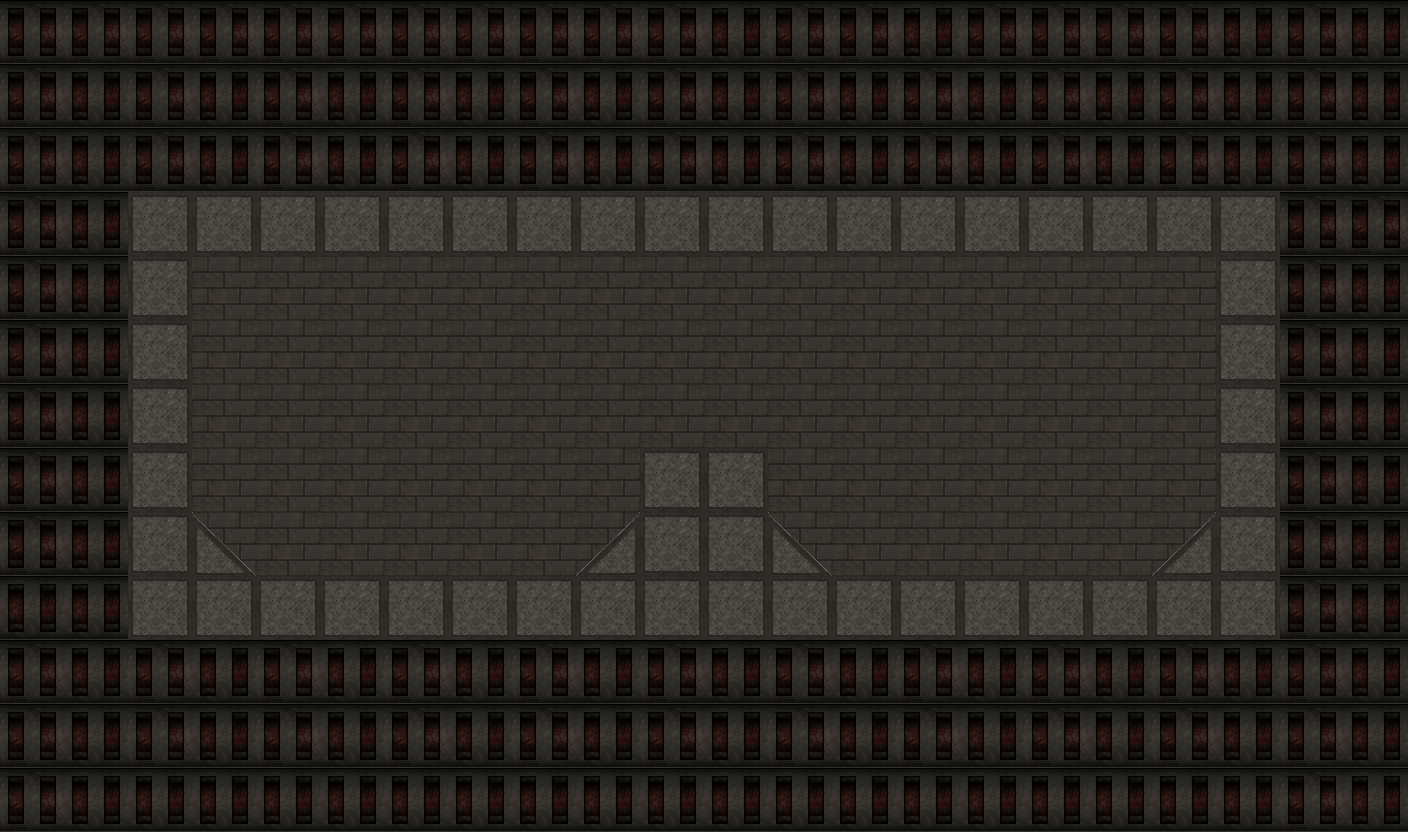

The image is a tile-based game level rendered from a .tmx file. Its description and source (layers, tilesets, objects; grid data summarised) follow:
An orthogonal 22x13 tile map with 64x64 px tiles, 2 tile layers (background, walls), 2 tilesets.

<map version="1.0" orientation="orthogonal" width="22" height="13" tilewidth="64" tileheight="64">
 <tileset firstgid="1" name="tileset" tilewidth="64" tileheight="64">
  <image source="../gfx/maps/tilesets/tileset.png" />
 </tileset>
 <tileset firstgid="7" name="shadow" tilewidth="64" tileheight="64">
  <image source="../gfx/maps/tilesets/shadow.png" />
 </tileset>
 <layer name="background" width="22" height="13">
  <data>[286 cells, 286 non-empty, 3 distinct tile ids]</data>
 </layer>
 <layer name="walls" width="22" height="13">
  <data>[286 cells, 54 non-empty, 3 distinct tile ids]</data>
 </layer>
</map>
